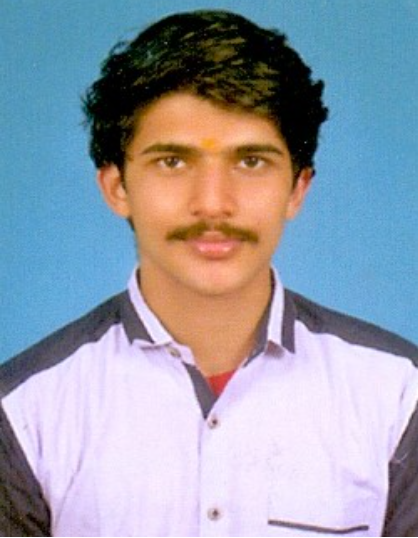
#> input picture ex5/demo.png, 418 x 538 px
$ python 2.py
#> lines starting #> are read from the running program, lines starting #| are printed output that depends on the picture; after the words box and inside, x2 and y2 are one past the last pixel; in counts of white or black regions, pixels touching at a corner belong together


import cv2
import numpy as np
import matplotlib.pyplot as plt
def contrast_stretching(image):
    min_val = np.min(image)
    max_val = np.max(image)
    stretched_image = (image - min_val) * (255 / (max_val - min_val))


    return np.array(stretched_image, dtype=np.uint8)
def intensity_level_slicing(image, lower_threshold, upper_threshold, high_value=255, low_value=1):
    sliced_image = np.where((image >= lower_threshold) & (image <= upper_threshold), high_value, low_value)
    return np.array(sliced_image, dtype=np.uint8)


def bit_plane_slicing(image, bit_plane):
    # Shift the bits of the image to the right and get the last bit
    bit_sliced_image = (image >> bit_plane) & 1
    # Scale up to 0-255 range for visualization
    bit_sliced_image = bit_sliced_image * 255
    return np.array(bit_sliced_image, dtype=np.uint8)

image = cv2.imread("demo.png", cv2.IMREAD_GRAYSCALE)
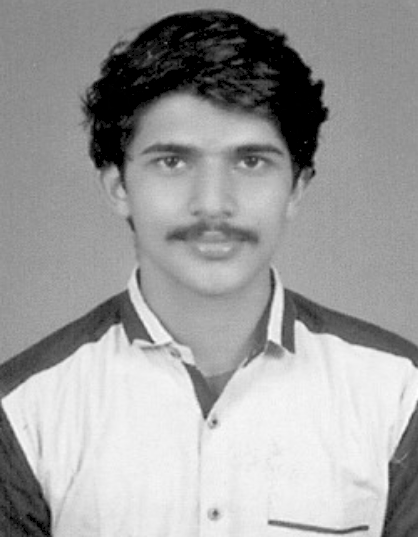
#> image: shape (538, 418); min 0, max 255, mean 158.7
contrast_stretched_image = contrast_stretching(image)
#> in contrast_stretching, `min_val = np.min(image)`: min_val = 0
#> in contrast_stretching, `max_val = np.max(image)`: max_val = 255
intensity_sliced_image = intensity_level_slicing(image, 100, 200)
#> in intensity_level_slicing, `sliced_image = np.where((image >= lower_threshold) & (image <= upper_t..`:
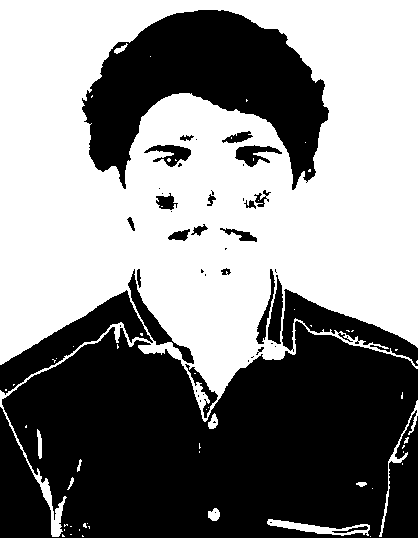
#> sliced_image: shape (538, 418) int64; values 1 (black) and 255 (white), 52.4% white; 48 black regions (24 under 20 px), largest, box (x1, y1, x2, y2) and area: (0, 321, 418, 538) 72216, (82, 10, 329, 190) 22604, (0, 290, 153, 395) 4290
bit_plane_image = bit_plane_slicing(image, 7)
#> in bit_plane_slicing, `bit_sliced_image = (image >> bit_plane) & 1`:
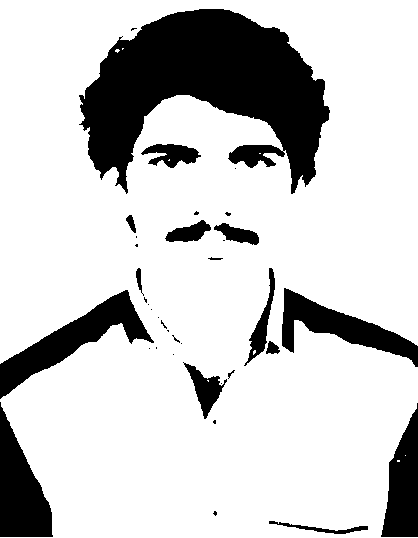
#> bit_sliced_image: shape (538, 418); values 0 (black) and 1 (white), 80% white; 37 black regions (21 under 20 px), largest, box (x1, y1, x2, y2) and area: (79, 9, 330, 194) 24897, (0, 290, 154, 399) 4679, (0, 402, 53, 537) 4136
plt.figure(figsize=(10, 8))
plt.subplot(2, 2, 1)
plt.imshow(image, cmap='gray')
plt.title('Original Image')
plt.axis('off')
plt.subplot(2, 2, 2)
plt.imshow(contrast_stretched_image, cmap='gray')
plt.title('Contrast Stretching')
plt.axis('off')
plt.subplot(2, 2, 3)
plt.imshow(intensity_sliced_image, cmap='gray')
plt.title('Intensity Level Slicing')
plt.axis('off')
plt.subplot(2, 2, 4)
plt.imshow(bit_plane_image, cmap='gray')
plt.title('Bit-Plane Slicing (Plane 4)')
plt.axis('off')
plt.show()
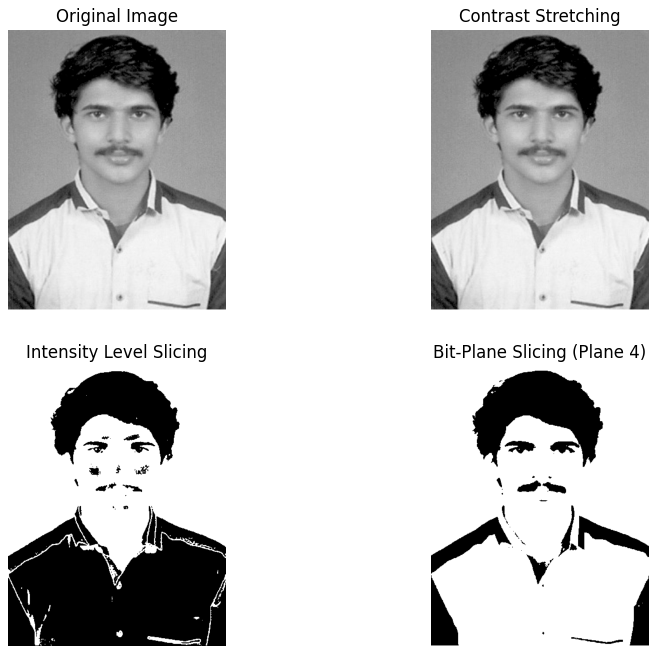
#> figure drawn by matplotlib, 4 panels
